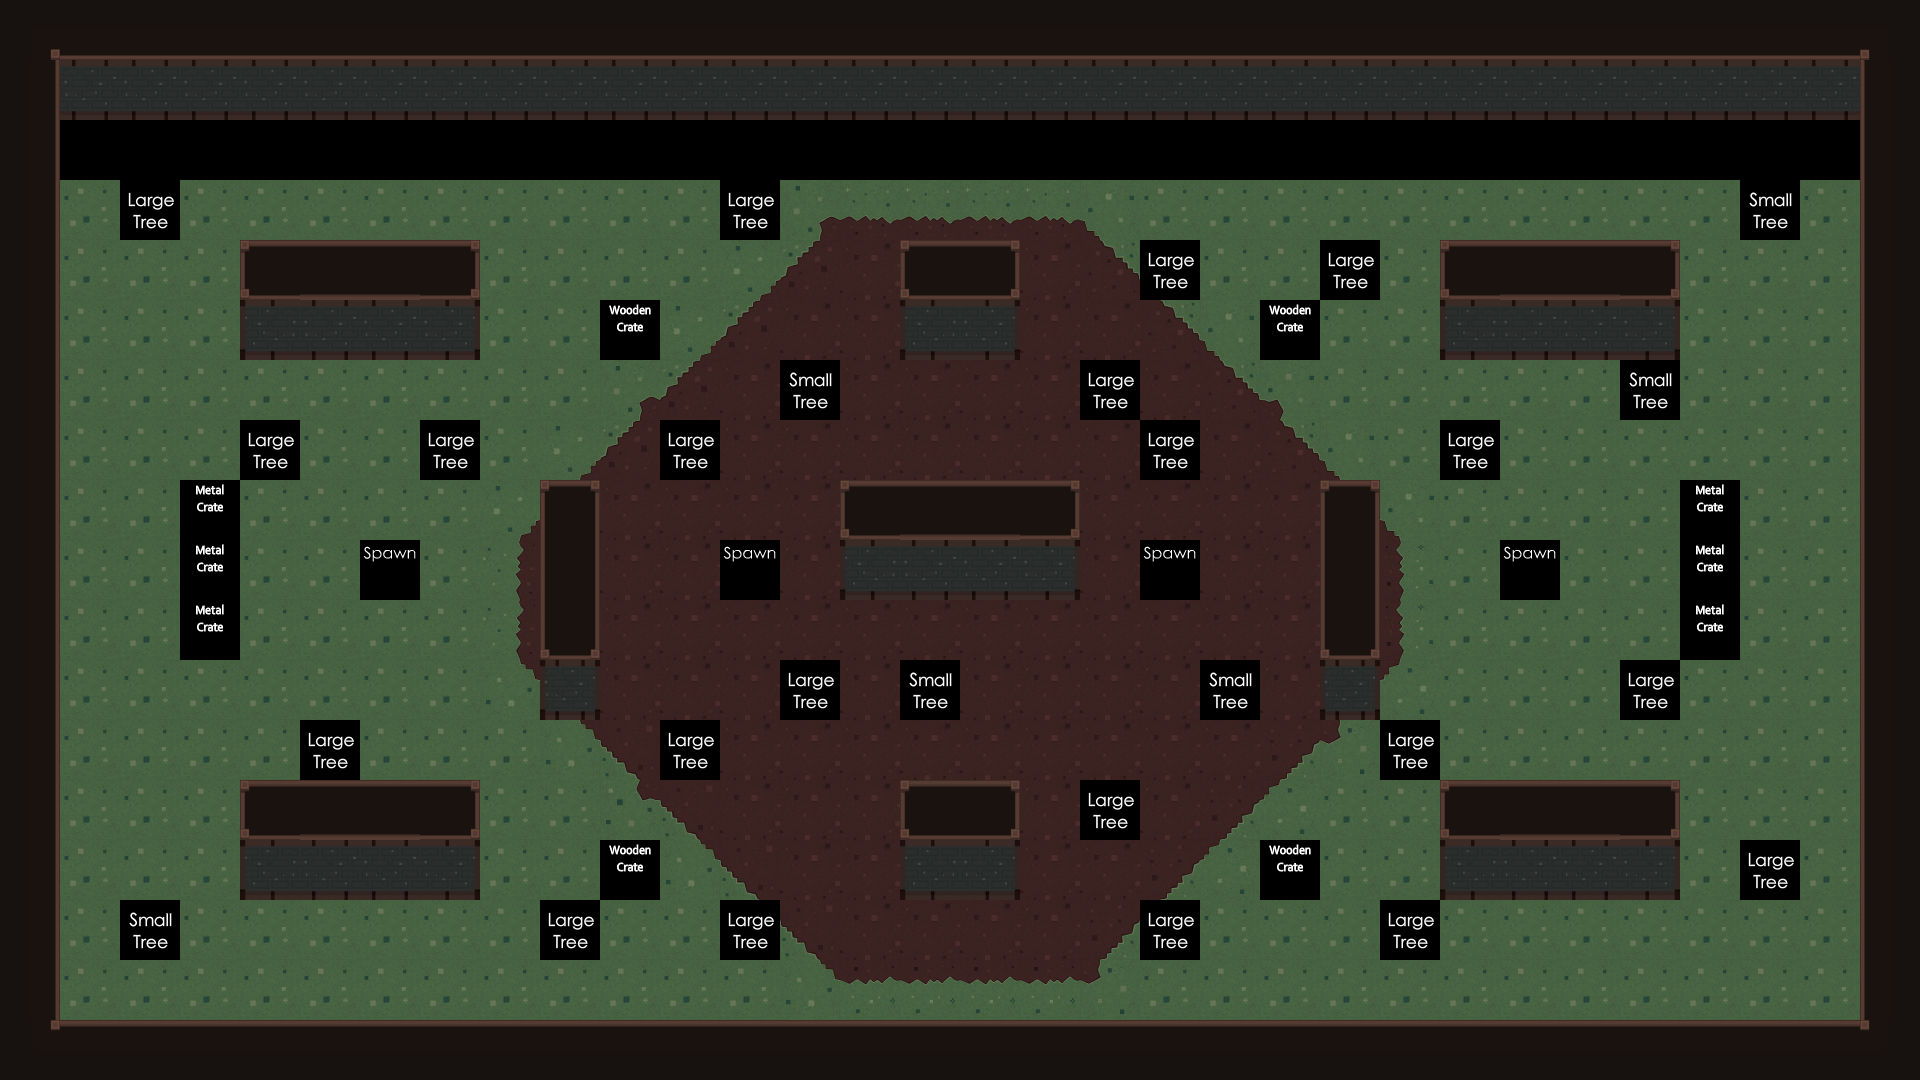

This game map was drawn from its Tiled (.tmx) file and the tilesets committed beside it. A one-line description and the full map source follow:
An orthogonal 32x18 tile map with 60x60 px tiles, 3 tile layers (Water, Main, Meta).

<map version="1.0" orientation="orthogonal" width="32" height="18" tilewidth="60" tileheight="60">
 <tileset firstgid="1" name="ground" tilewidth="60" tileheight="60" spacing="2" margin="2">
  <image source="../img/map/Tilemap.png" width="420" height="1740" />
 </tileset>
 <layer name="Water" width="32" height="18">
  <data encoding="csv">
0,0,0,0,0,0,0,0,0,0,0,0,0,0,0,0,0,0,0,0,0,0,0,0,0,0,0,0,0,0,0,0,
0,0,0,0,0,0,0,0,0,0,0,0,0,0,0,0,0,0,0,0,0,0,0,0,0,0,0,0,0,0,0,0,
0,0,0,0,0,0,0,0,0,0,0,0,0,0,0,0,0,0,0,0,0,0,0,0,0,0,0,0,0,0,0,0,
0,0,0,0,0,0,0,0,0,0,0,0,0,0,0,0,0,0,0,0,0,0,0,0,0,0,0,0,0,0,0,0,
0,0,0,0,0,0,0,0,0,0,0,0,0,0,0,0,0,0,0,0,0,0,0,0,0,0,0,0,0,0,0,0,
0,0,0,0,0,0,0,0,0,0,0,0,0,0,0,0,0,0,0,0,0,0,0,0,0,0,0,0,0,0,0,0,
0,0,0,0,0,0,0,0,0,0,0,0,0,0,0,0,0,0,0,0,0,0,0,0,0,0,0,0,0,0,0,0,
0,0,0,0,0,0,0,0,0,0,0,0,0,0,0,0,0,0,0,0,0,0,0,0,0,0,0,0,0,0,0,0,
0,0,0,0,0,0,0,0,0,0,0,0,0,0,0,0,0,0,0,0,0,0,0,0,0,0,0,0,0,0,0,0,
0,0,0,0,0,0,0,0,0,0,0,0,0,0,0,0,0,0,0,0,0,0,0,0,0,0,0,0,0,0,0,0,
0,0,0,0,0,0,0,0,0,0,0,0,0,0,0,0,0,0,0,0,0,0,0,0,0,0,0,0,0,0,0,0,
0,0,0,0,0,0,0,0,0,0,0,0,0,0,0,0,0,0,0,0,0,0,0,0,0,0,0,0,0,0,0,0,
0,0,0,0,0,0,0,0,0,0,0,0,0,0,0,0,0,0,0,0,0,0,0,0,0,0,0,0,0,0,0,0,
0,0,0,0,0,0,0,0,0,0,0,0,0,0,0,0,0,0,0,0,0,0,0,0,0,0,0,0,0,0,0,0,
0,0,0,0,0,0,0,0,0,0,0,0,0,0,0,0,0,0,0,0,0,0,0,0,0,0,0,0,0,0,0,0,
0,0,0,0,0,0,0,0,0,0,0,0,0,0,0,0,0,0,0,0,0,0,0,0,0,0,0,0,0,0,0,0,
0,0,0,0,0,0,0,0,0,0,0,0,0,0,0,0,0,0,0,0,0,0,0,0,0,0,0,0,0,0,0,0,
0,0,0,0,0,0,0,0,0,0,0,0,0,0,0,0,0,0,0,0,0,0,0,0,0,0,0,0,0,0,0,0
</data>
 </layer>
 <layer name="Main" width="32" height="18">
  <data encoding="csv">
129,147,147,147,147,147,147,147,147,147,147,147,147,147,147,147,147,147,147,147,147,147,147,147,147,147,147,147,147,147,147,140,
145,4,4,4,4,4,4,4,4,4,4,4,4,4,4,4,4,4,4,4,4,4,4,4,4,4,4,4,4,4,4,144,
145,0,0,0,0,0,0,0,0,0,0,0,0,0,0,0,0,0,0,0,0,0,0,0,0,0,0,0,0,0,0,144,
145,20,20,20,20,20,20,20,20,20,20,20,20,33,37,37,37,37,32,20,20,20,20,20,20,20,20,20,20,20,20,144,
145,20,20,20,134,148,148,135,20,20,20,20,31,15,6,134,135,6,14,34,20,20,20,20,134,148,148,135,20,20,20,144,
145,20,20,20,3,4,4,5,20,20,20,31,15,6,6,3,5,6,6,14,32,20,20,20,3,4,4,5,20,20,20,144,
145,20,20,20,20,20,20,20,20,20,33,15,6,6,6,6,6,6,6,6,14,34,20,20,20,20,20,20,20,20,20,144,
145,20,20,20,20,20,20,20,20,31,15,6,6,6,6,6,6,6,6,6,6,14,32,20,20,20,20,20,20,20,20,144,
145,20,20,20,20,20,20,20,31,131,6,6,6,6,134,148,148,135,6,6,6,6,131,32,20,20,20,20,20,20,20,144,
145,20,20,20,20,20,20,20,35,149,6,6,6,6,3,4,4,5,6,6,6,6,149,36,20,20,20,20,20,20,20,144,
145,20,20,20,20,20,20,20,35,127,6,6,6,6,6,6,6,6,6,6,6,6,127,36,20,20,20,20,20,20,20,144,
145,20,20,20,20,20,20,20,29,2,6,6,6,6,6,6,6,6,6,6,6,6,2,30,20,20,20,20,20,20,20,144,
145,20,20,20,20,20,20,20,20,29,17,6,6,6,6,6,6,6,6,6,6,16,28,20,20,20,20,20,20,20,20,144,
145,20,20,20,134,148,148,135,20,20,26,17,6,6,6,134,135,6,6,6,16,30,20,20,134,148,148,135,20,20,20,144,
145,20,20,20,3,4,4,5,20,20,20,29,17,6,6,3,5,6,6,16,30,20,20,20,3,4,4,5,20,20,20,144,
145,20,20,20,20,20,20,20,20,20,20,20,26,17,6,6,6,6,16,30,20,20,20,20,20,20,20,20,20,20,20,144,
145,20,20,20,20,20,20,20,20,20,20,20,20,29,27,27,27,27,28,20,20,20,20,20,20,20,20,20,20,20,20,144,
143,150,150,150,150,150,150,150,150,150,150,150,150,150,150,150,150,150,150,150,150,150,150,150,150,150,150,150,150,150,150,142
</data>
 </layer>
 <layer name="Meta" width="32" height="18">
  <data encoding="csv">
0,0,0,0,0,0,0,0,0,0,0,0,0,0,0,0,0,0,0,0,0,0,0,0,0,0,0,0,0,0,0,0,
0,0,0,0,0,0,0,0,0,0,0,0,0,0,0,0,0,0,0,0,0,0,0,0,0,0,0,0,0,0,0,0,
0,0,0,0,0,0,0,0,0,0,0,0,0,0,0,0,0,0,0,0,0,0,0,0,0,0,0,0,0,0,0,0,
0,0,154,0,0,0,0,0,0,0,0,0,154,0,0,0,0,0,0,0,0,0,0,0,0,0,0,0,0,156,0,0,
0,0,0,0,0,0,0,0,0,0,0,0,0,0,0,0,0,0,0,154,0,0,154,0,0,0,0,0,0,0,0,0,
0,0,0,0,0,0,0,0,0,0,160,0,0,0,0,0,0,0,0,0,0,160,0,0,0,0,0,0,0,0,0,0,
0,0,0,0,0,0,0,0,0,0,0,0,0,156,0,0,0,0,154,0,0,0,0,0,0,0,0,156,0,0,0,0,
0,0,0,0,154,0,0,154,0,0,0,154,0,0,0,0,0,0,0,154,0,0,0,0,154,0,0,0,0,0,0,0,
0,0,0,161,0,0,0,0,0,0,0,0,0,0,0,0,0,0,0,0,0,0,0,0,0,0,0,0,161,0,0,0,
0,0,0,161,0,0,157,0,0,0,0,0,157,0,0,0,0,0,0,157,0,0,0,0,0,157,0,0,161,0,0,0,
0,0,0,161,0,0,0,0,0,0,0,0,0,0,0,0,0,0,0,0,0,0,0,0,0,0,0,0,161,0,0,0,
0,0,0,0,0,0,0,0,0,0,0,0,0,154,0,156,0,0,0,0,156,0,0,0,0,0,0,154,0,0,0,0,
0,0,0,0,0,154,0,0,0,0,0,154,0,0,0,0,0,0,0,0,0,0,0,154,0,0,0,0,0,0,0,0,
0,0,0,0,0,0,0,0,0,0,0,0,0,0,0,0,0,0,154,0,0,0,0,0,0,0,0,0,0,0,0,0,
0,0,0,0,0,0,0,0,0,0,160,0,0,0,0,0,0,0,0,0,0,160,0,0,0,0,0,0,0,154,0,0,
0,0,156,0,0,0,0,0,0,154,0,0,154,0,0,0,0,0,0,154,0,0,0,154,0,0,0,0,0,0,0,0,
0,0,0,0,0,0,0,0,0,0,0,0,0,0,0,0,0,0,0,0,0,0,0,0,0,0,0,0,0,0,0,0,
0,0,0,0,0,0,0,0,0,0,0,0,0,0,0,0,0,0,0,0,0,0,0,0,0,0,0,0,0,0,0,0
</data>
 </layer>
</map>